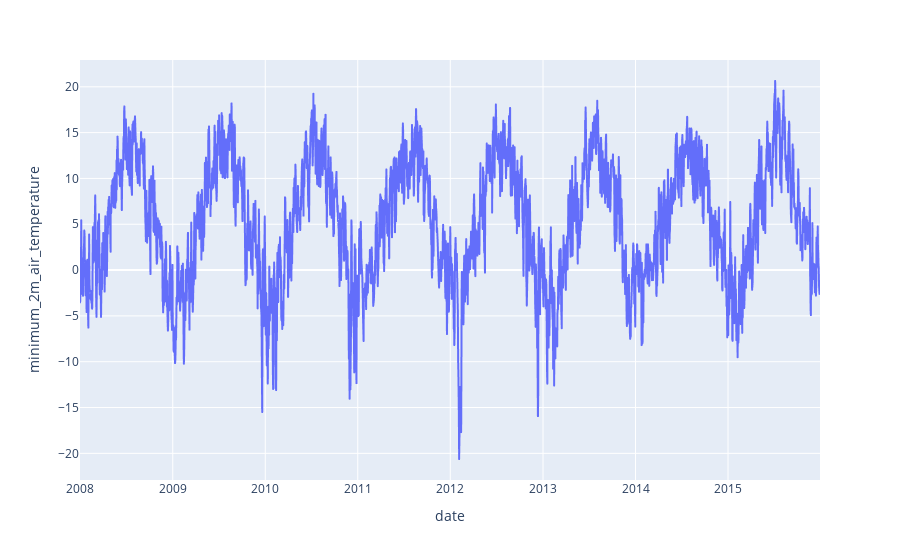

Here is the notebook cell this chart was saved with:
### Code cell
px.line(test_df, x="date", y="minimum_2m_air_temperature")

### Figure 1 — Plotly figure (JSON) as saved in the notebook; plotly's stock layout.template omitted (floating-point values rounded to 4 significant figures; data arrays with more than 128 entries replaced by an {"elided": "..."} marker saying what was removed)
{"data": [{"hovertemplate": "date=%{x}<br>minimum_2m_air_temperature=%{y}<extra></extra>", "legendgroup": "", "line": {"color": "#636efa", "dash": "solid"}, "marker": {"symbol": "circle"}, "mode": "lines", "name": "", "showlegend": false, "type": "scattergl", "x": {"elided": "2921 str values"}, "xaxis": "x", "y": {"elided": "2921 float values"}, "yaxis": "y"}], "layout": {"legend": {"tracegroupgap": 0}, "margin": {"t": 60}, "xaxis": {"anchor": "y", "domain": [0, 1], "title": {"text": "date"}}, "yaxis": {"anchor": "x", "domain": [0, 1], "title": {"text": "minimum_2m_air_temperature"}}}}
